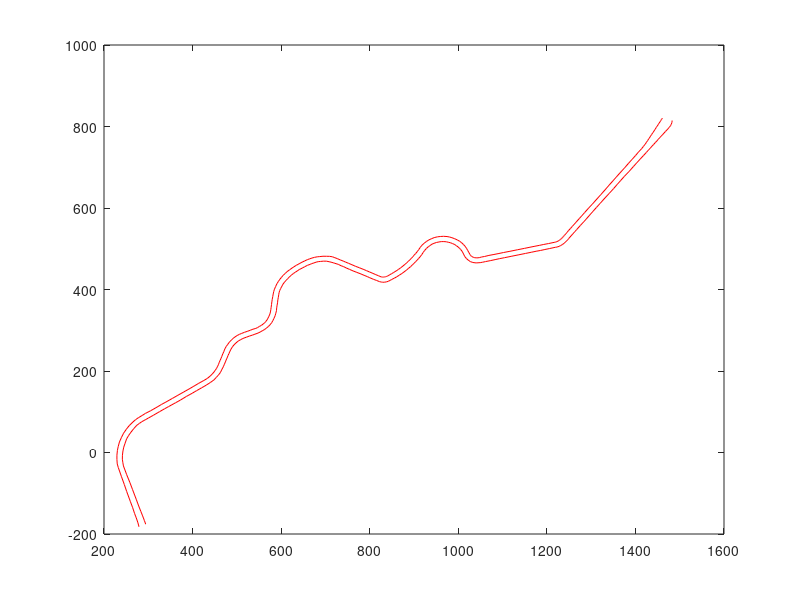

Recreate this plot in MATLAB. (Note: this script raises an error after producing the figure.)
clear all
clc

load ('TestTrack.mat');
%% Parameters
Nw=2;
f=0.01;
Iz=2667;
a=1.35;
b=1.45;
By=0.27;
Cy=1.2;
Dy=0.7;
Ey=-1.6;
Shy=0;
Svy=0;
m=1400;
g=9.806;
%%
x0   =   287;
u0   =   5.0;
y0   =  -176;
v0   =   0.0;
psi0 =   2.0;
r0   =   0.0;
z0 = [x0, u0, y0, v0, psi0, r0]';
%%
bl = TestTrack.bl;       % Left Boundaries
br = TestTrack.br;       % Right Boundaries
cline = TestTrack.cline; % Center Line
theta = TestTrack.theta; % Center Line's Orientation
%%
%plot the track
plot(bl(1,:),bl(2,:),'r')
hold on
plot(br(1,:),br(2,:),'r')

%%
N=5000;
U=zeros(N,2);
Y=zeros(N,6);
T=zeros(1,N);
dt=0.01;
T=0:dt:dt*(N-1); %%check the length of T
%%
cline_plus1=[[0;0] cline];
cline247=[cline [0;0]];
ip=diag((cline_plus1-cline247)'*(cline_plus1-cline247));
ip=ip(2:end-1);
ip=ip.^(1/2);
max_distance=max(ip);


%%
Youtput=[];
Youtput(1,:)=z0;
cline=[cline cline(:,end) cline(:,end)];
% cline=[cline247 zeros(2,10)];
theta=[theta theta(end) theta(end) theta(end)];
T=[0 dt];
for i=1:100000
    % solve Y using ode45, simulate model
%     options = odeset('MaxStep',0.01);
%     tspan=[T(i),T(i+1)];
    Uin=U(i,:);
%     Uin=U(i:i+1,:);
%     [~,Ytemp]=ode45(@(t,Y) dynamics_28(t,Y,Uin),[0 dt],Youtput(i,:),options); %check the arguments
%     [Ytemp,~]=forwardIntegrateControlInput(U(i,:),Youtput(i,:));
    %Solve for trajectory
    options = odeset('MaxStep',0.01);
    [t1,Ytemp]=ode45(@(t,x)bike(t,x,T,Uin),T,Youtput(i,:),options);
    Youtput(i+1,:)=Ytemp(end,:);
%     t1
    if Youtput(i+1,1)>=cline(1,246)
        break
    end
    % find the nearest point in cline
    x=Youtput(i+1,1);
    y=Youtput(i+1,3);
    xy=[x;y];
    innerproduct=diag((cline-xy)'*(cline-xy));
    [M,nearest_idx]=min(innerproduct);

    %compute velocity
    dnear=(dot(Youtput(i+1,[1 3])-Youtput(i,[1 3]),Youtput(i+1,[1 3])-Youtput(i,[1 3])))^(1/2);
    v=dnear/dt;

    % to get Kp
    dl=(vecnorm(xy-bl(:,nearest_idx)))^(1/2);
    dr=(vecnorm(xy-br(:,nearest_idx)))^(1/2);
    % dl/dr-1
    part=(dl/dr)/((dl/dr)+1)-1/2; % -left +right
    Kp=1+abs((dl/dr)/((dl/dr)+1)-1/2); 

%     U(i+1,1)=theta(nearest_idx+1)-Youtput(i,5);
    ca=1;
    d2=(cline(:,nearest_idx+1+ca)-cline(:,nearest_idx+ca))'*(cline(:,nearest_idx+1+ca)-cline(:,nearest_idx+ca));
    d=d2^(1/2);
    if d<3
        c1=5; c2=100; c3=10; c0=1;
    else
        c1=3; c2=6; c3=0; c0=1;
    end
%     c1=3; c2=6; c0=1;%weight constant
    U(i+1,1)=1*((c3*theta(nearest_idx+3)+c2*theta(nearest_idx+2)+c1*theta(nearest_idx+1)+theta(nearest_idx))/(c2+c1+c0)-Youtput(i,5))+0.5*part;
    if U(i+1,1)<-0.5
        U(i+1,1)=-0.5;
    elseif U(i+1,1)>0.5
        U(i+1,1)=0.5;
    else
        U(i+1,1)=U(i+1,1);
    end

%     change speed in advance
%     ca=1;
%     d2=(cline(:,nearest_idx+1+ca)-cline(:,nearest_idx+ca))'*(cline(:,nearest_idx+1+ca)-cline(:,nearest_idx+ca));
%     d=d2^(1/2);
    d=d+0.1; % in case d=0
    if nearest_idx<0 | nearest_idx>200
        U(i+1,2)=4200*(d/max_distance);
    elseif nearest_idx>95 && nearest_idx<150
        U(i+1,2)=10*(d/max_distance);
    else
        U(i+1,2)=1000*(d/max_distance);
    end
%     U(i+1,2)=600*(d/max_distance);
    i
%     nearest_idx
end
%%
% (dot(cline(246)-cline(245),cline(246)-cline(245)))^(1/2)
% cline(246)-cline(245)
% forwardIntegrateControlInput(U(1,:),Youtput(1,:))
scatter(cline(1,:),cline(2,:))
%%
plot(Youtput(:,1),Youtput(:,3),'b');


function [dx] = dynamics_28(t,x,Uin)
    %constants
    Nw=2;
    f=0.01;
    Iz=2667;
    a=1.35;
    b=1.45;
    By=0.27;
    Cy=1.2;
    Dy=0.7;
    Ey=-1.6;
    Shy=0;
    Svy=0;
    m=1400;
    g=9.806;


    delta_f = Uin(1);
    F_x = Uin(2); %% have changed the order to the same as the project
    
    %slip angle functions in degrees
    a_f=rad2deg(delta_f-atan2(x(4)+a*x(6),x(2)));
    a_r=rad2deg(-atan2((x(4)-b*x(6)),x(2)));

    %Nonlinear Tire Dynamics
    phi_yf=(1-Ey)*(a_f+Shy)+(Ey/By)*atan(By*(a_f+Shy));
    phi_yr=(1-Ey)*(a_r+Shy)+(Ey/By)*atan(By*(a_r+Shy));

    F_zf=b/(a+b)*m*g;
    F_yf=F_zf*Dy*sin(Cy*atan(By*phi_yf))+Svy;

    F_zr=a/(a+b)*m*g;
    F_yr=F_zr*Dy*sin(Cy*atan(By*phi_yr))+Svy;

    F_total=sqrt((Nw*F_x)^2+(F_yr^2));
    F_max=0.7*m*g;

    if F_total>F_max

        F_x=F_max/F_total*F_x;

        F_yr=F_max/F_total*F_yr;
    end

    %vehicle dynamics
    dx = [x(2)*cos(x(5))-x(4)*sin(x(5));...
              (-f*m*g+Nw*F_x-F_yf*sin(delta_f))/m+x(4)*x(6);...
              x(2)*sin(x(5))+x(4)*cos(x(5));...
              (F_yf*cos(delta_f)+F_yr)/m-x(2)*x(6);...
              x(6);...
              (F_yf*a*cos(delta_f)-F_yr*b)/Iz];
end




function dzdt=bike(t,x,T,U)
%constants
Nw=2;
f=0.01;
Iz=2667;
a=1.35;
b=1.45;
By=0.27;
Cy=1.2;
Dy=0.7;
Ey=-1.6;
Shy=0;
Svy=0;
m=1400;
g=9.806;


%generate input functions
% delta_f=interp1(T,U(:,1),t,'previous','extrap');
% F_x=interp1(T,U(:,2),t,'previous','extrap');
delta_f = U(1);
F_x = U(2);


%slip angle functions in degrees
a_f=rad2deg(delta_f-atan2(x(4)+a*x(6),x(2)));
a_r=rad2deg(-atan2((x(4)-b*x(6)),x(2)));

%Nonlinear Tire Dynamics
phi_yf=(1-Ey)*(a_f+Shy)+(Ey/By)*atan(By*(a_f+Shy));
phi_yr=(1-Ey)*(a_r+Shy)+(Ey/By)*atan(By*(a_r+Shy));

F_zf=b/(a+b)*m*g;
F_yf=F_zf*Dy*sin(Cy*atan(By*phi_yf))+Svy;

F_zr=a/(a+b)*m*g;
F_yr=F_zr*Dy*sin(Cy*atan(By*phi_yr))+Svy;

F_total=sqrt((Nw*F_x)^2+(F_yr^2));
F_max=0.7*m*g;

if F_total>F_max
    
    F_x=F_max/F_total*F_x;
  
    F_yr=F_max/F_total*F_yr;
end

%vehicle dynamics
dzdt= [x(2)*cos(x(5))-x(4)*sin(x(5));...
          (-f*m*g+Nw*F_x-F_yf*sin(delta_f))/m+x(4)*x(6);...
          x(2)*sin(x(5))+x(4)*cos(x(5));...
          (F_yf*cos(delta_f)+F_yr)/m-x(2)*x(6);...
          x(6);...
          (F_yf*a*cos(delta_f)-F_yr*b)/Iz];
end